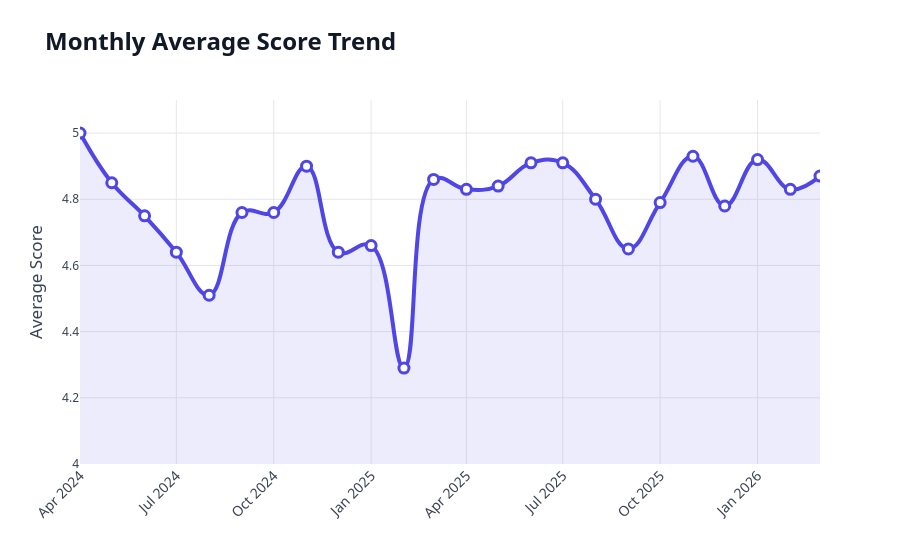

Notebook code cell kept with this figure:
### Code cell
import pandas as pd
import plotly.express as px
import plotly.io as pio

# 1. تجهيز البيانات
data = {
    "month": [
        "2024-04", "2024-05", "2024-06", "2024-07", "2024-08", "2024-09", "2024-10", "2024-11", "2024-12",
        "2025-01", "2025-02", "2025-03", "2025-04", "2025-05", "2025-06", "2025-07", "2025-08", "2025-09", 
        "2025-10", "2025-11", "2025-12", "2026-01", "2026-02", "2026-03"
    ],
    "avg_score": [
        5.00, 4.85, 4.75, 4.64, 4.51, 4.76, 4.76, 4.90, 4.64,
        4.66, 4.29, 4.86, 4.83, 4.84, 4.91, 4.91, 4.80, 4.65,
        4.79, 4.93, 4.78, 4.92, 4.83, 4.87
    ]
}

# إنشاء DataFrame وتحويل التاريخ إلى صيغة Date
df = pd.DataFrame(data)
df['month'] = pd.to_datetime(df['month'])

# 2. إنشاء الشارت باستخدام Plotly Express
fig = px.line(
    df, 
    x='month', 
    y='avg_score',
    title='Monthly Average Score Trend',
    markers=True,
    template='plotly_white', # خلفية بيضاء نظيفة
    color_discrete_sequence=['#4F46E5'] # لون أزرق عصري
)

# 3. تصميم وتنسيق الشارت (Styling)
fig.update_layout(
    # تنسيق الخطوط
    font=dict(family="Segoe UI, Arial, sans-serif", size=14, color="#374151"),
    
    # تنسيق العنوان
    title_font=dict(size=24, color="#111827", weight='bold'),
    
    # تنسيق المحاور
    xaxis=dict(
        title_text='',
        gridcolor='#E5E7EB', # لون الشبكة الخفيف
        zeroline=False,
        tickformat='%b %Y', # عرض التاريخ كـ "Apr 2024"
        tickangle=-45
    ),
    yaxis=dict(
        title_text='Average Score',
        gridcolor='#E5E7EB',
        range=[4.0, 5.1], # ضبط المحور ليعطي مساحة جمالية
        tickfont=dict(size=12)
    ),
)

# 4. تحسين شكل الخط والنقاط (Markers)
fig.update_traces(
    line=dict(shape='spline', width=4, smoothing=1.2), # خط منحني ناعم
    marker=dict(
        size=10, 
        color='#FFFFFF', 
        line=dict(color='#4F46E5', width=3), # حدود بيضاء حول النقاط
        symbol='circle'
    ),
    fill='tozeroy', # تعبئة اللون تحت الخط (اختياري لجمالية أكثر)
    fillcolor='rgba(79, 70, 229, 0.1)' # لون شفاف للتعبئة
)

# عرض الشارت
fig.show()

# (اختياري) لحفظ الشارت كملف HTML
# fig.write_html("score_chart.html")

### Figure 1 — Plotly figure (JSON) as saved in the notebook; plotly's stock layout.template omitted (floating-point values rounded to 4 significant figures)
{"data": [{"fill": "tozeroy", "fillcolor": "rgba(79, 70, 229, 0.1)", "hovertemplate": "month=%{x}<br>avg_score=%{y}<extra></extra>", "legendgroup": "", "line": {"color": "#4F46E5", "dash": "solid", "shape": "spline", "smoothing": 1.2, "width": 4}, "marker": {"color": "#FFFFFF", "line": {"color": "#4F46E5", "width": 3}, "size": 10, "symbol": "circle"}, "mode": "lines+markers", "name": "", "orientation": "v", "showlegend": false, "type": "scatter", "x": ["2024-04-01T00:00:00", "2024-05-01T00:00:00", "2024-06-01T00:00:00", "2024-07-01T00:00:00", "2024-08-01T00:00:00", "2024-09-01T00:00:00", "2024-10-01T00:00:00", "2024-11-01T00:00:00", "2024-12-01T00:00:00", "2025-01-01T00:00:00", "2025-02-01T00:00:00", "2025-03-01T00:00:00", "2025-04-01T00:00:00", "2025-05-01T00:00:00", "2025-06-01T00:00:00", "2025-07-01T00:00:00", "2025-08-01T00:00:00", "2025-09-01T00:00:00", "2025-10-01T00:00:00", "2025-11-01T00:00:00", "2025-12-01T00:00:00", "2026-01-01T00:00:00", "2026-02-01T00:00:00", "2026-03-01T00:00:00"], "xaxis": "x", "y": [5.0, 4.85, 4.75, 4.64, 4.51, 4.76, 4.76, 4.9, 4.64, 4.66, 4.29, 4.86, 4.83, 4.84, 4.91, 4.91, 4.8, 4.65, 4.79, 4.93, 4.78, 4.92, 4.83, 4.87], "yaxis": "y"}], "layout": {"font": {"color": "#374151", "family": "Segoe UI, Arial, sans-serif", "size": 14}, "legend": {"tracegroupgap": 0}, "title": {"font": {"color": "#111827", "size": 24, "weight": "bold"}, "text": "Monthly Average Score Trend"}, "xaxis": {"anchor": "y", "domain": [0, 1], "gridcolor": "#E5E7EB", "tickangle": -45, "tickformat": "%b %Y", "title": {"text": ""}, "zeroline": false}, "yaxis": {"anchor": "x", "domain": [0, 1], "gridcolor": "#E5E7EB", "range": [4, 5.1], "tickfont": {"size": 12}, "title": {"text": "Average Score"}}}}
